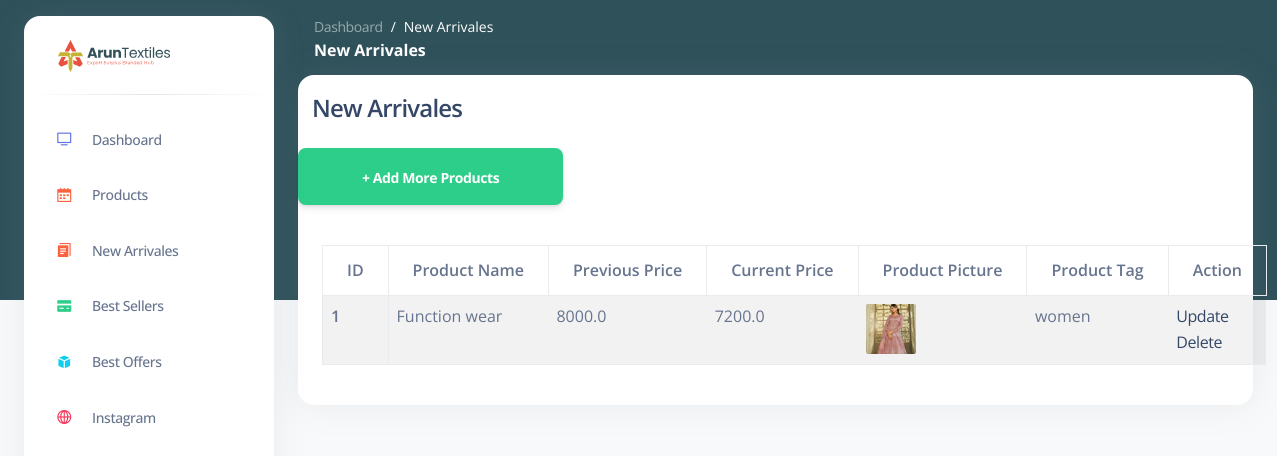
/shop-items (signed in), run on the app's committed database.
### wedsite/models.py (models this page shows, shortened)
class Product(db.Model):
    id = db.Column(db.Integer, primary_key=True)
    product_name = db.Column(db.String(100), nullable=False)
    current_price = db.Column(db.Float, nullable=False)
    previous_price = db.Column(db.Float, nullable=False)
    product_picture = db.Column(db.String(1000), nullable=False)
    product_tag = db.Column(db.String(50), nullable=False)

### wedsite/admin.py (the view)
@admin.route('/shop-items', methods=['GET', 'POST'])
@login_required
def shop_items():
    items = Product.query.order_by(Product.id).all()
    return render_template('shop_items.html', items=items)

### wedsite/__init__.py (called while the page is built)
def create_app():
    app = Flask(__name__)
    app.config['SECRET_KEY'] = 'xxxxyyyyyzzzzz'
    app.config['SQLALCHEMY_DATABASE_URI'] = f'sqlite:///{DB_NAME}'
    db.init_app(app)
    from .views import views
    from .auth import auth
    from .admin import admin
    from .models import Product, BestSeller, BestOffers, Instagram, ProductPage, User
    app.register_blueprint(views, url_prefix='/')
    app.register_blueprint(auth, url_prefix='/')
    app.register_blueprint(admin, url_prefix='/')
    with app.app_context():
        create_database()
        login_manager = LoginManager()
        login_manager.login_view = 'auth.login'
        login_manager.init_app(app)
        @login_manager.user_loader
        def load_user(id):
            return User.query.get(int(id))
    return app

### wedsite/templates/shop_items.html (shortened to what this page needs)
{% extends 'dashboard.html' %}
{% block content %}
<main class="main-content position-relative border-radius-lg ">
    <nav class="navbar navbar-main navbar-expand-lg px-0 mx-4 shadow-none border-radius-xl " id="navbarBlur" data-scroll="false">
      <div class="container-fluid py-1 px-3">
        <nav aria-label="breadcrumb">
          <ol class="breadcrumb bg-transparent mb-0 pb-0 pt-1 px-0 me-sm-6 me-5">
            <li class="breadcrumb-item text-sm"><a class="opacity-5 text-white" href="javascript:;">Dashboard</a></li>
            <li class="breadcrumb-item text-sm text-white active" aria-current="page">New Arrivales</li>
          </ol>
          <h6 class="font-weight-bolder text-white mb-0">New Arrivales</h6>
        </nav>
    </nav>
    <div class="container">
        <div class="row">
            <div class="col-md-12">
                <div class="card">
                    <div class="row">
                        <div class="col-md-10" style="padding:16px;">
                            <h4 style="margin-left:10px">New Arrivales</h4>
                        </div>
                        <div>
                          <a href="{{ url_for('admin.add_shop_items') }}" class="btn btn-success btn-lg"> + Add More Products</a>
                        </div>
                    </div>
                    <div class="card-body" id="products-table">
                        {% if items | length < 1 %}
                        <h3 style="color: white;">No Shop Items </h3>
                        {% else %}
                        <table class="table table-bordered table-striped">
                            <thead>
                                <tr>
                                    <th scope="col">ID</th>
                                    <th scope="col">Product Name</th>
                                    <th scope="col">Previous Price</th>
                                    <th scope="col">Current Price</th>
                                    <th scope="col">Product Picture</th>
                                    <th scope="col">Product Tag</th>
                                    <th scope="col">Action</th>
                                </tr>
                            </thead>
                            <tbody>
                                {% for item in items %}
                                <tr>
                                    <th scope="row">{{ item.id }}</th>
                                    <td>{{ item.product_name }}</td>
                                    <td>{{ item.previous_price }}</td>
                                    <td>{{ item.current_price }}</td>
                                    <td><img src="{{ item.product_picture }}" alt="" style="height: 50px; width: 50px; border-radius: 2px;"></td>
                                    <td>{{ item.product_tag }}</td>
                                    <td>
                                        <a href="/update-item/{{ item.id }}">Update</a>
                                        <br>
                                        <a href="/delete-item/{{ item.id }}">Delete</a>
                                    </td>
                                </tr>
                                {% endfor %}
                            </tbody>
                        </table>
                        {% endif %}
                    </div>
                </div>
            </div>
        </div>
</body>
{% endblock %}

### data on the page
Product: id "1", product_name "Function wear", previous_price "8000.0", current_price "7200.0", product_picture (picture), product_tag "women"
